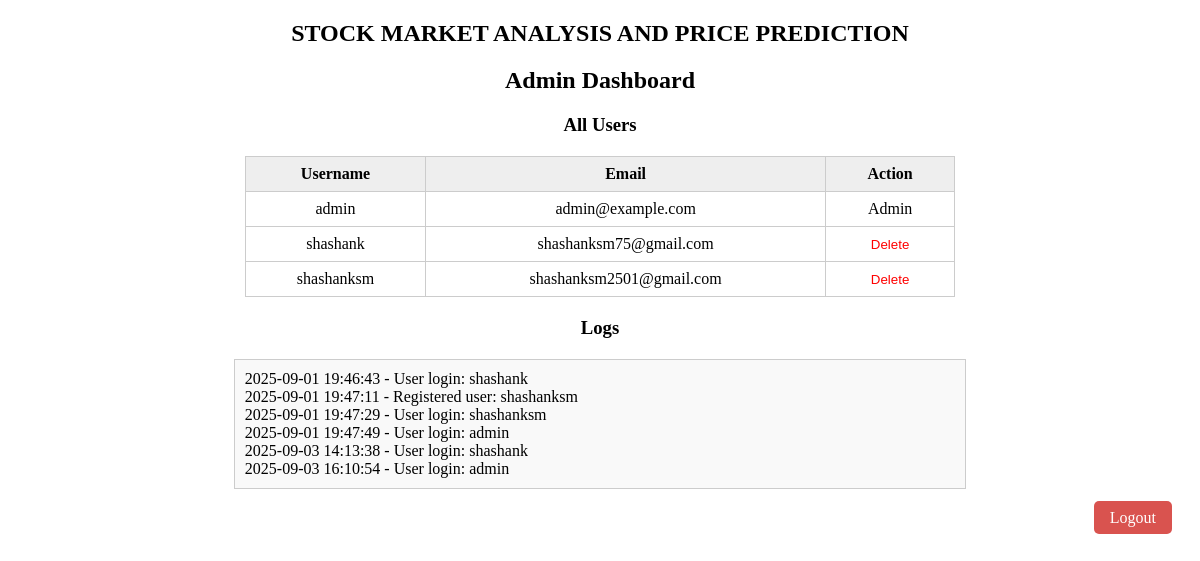
Before: /admin (signed in) with the older database file.
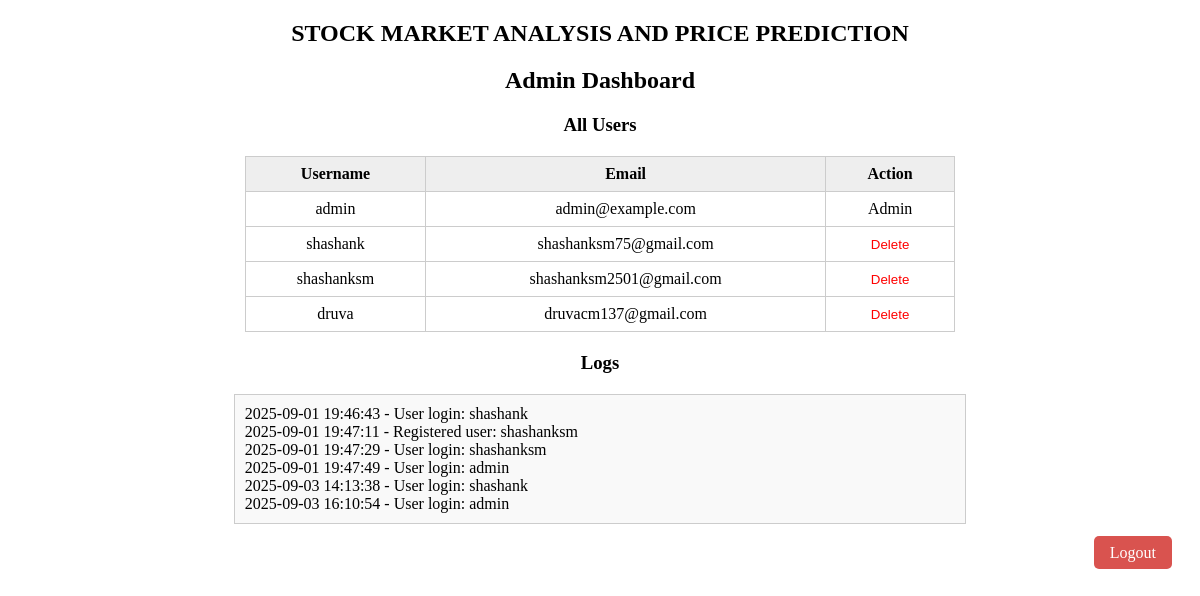
After: the same page with the newer database file.
### tables this page shows
CREATE TABLE users (
            username TEXT PRIMARY KEY,
            email TEXT NOT NULL,
            password TEXT NOT NULL,
            created_at TEXT DEFAULT (datetime('now'))
        );

### app.py (the view)
@app.route('/admin', methods=['GET', 'POST'])
def admin_dashboard():
    if 'user' not in session or session['user'] != 'admin':
        flash('Admin access required.')
        return redirect(url_for('login'))
    conn = get_db_connection()
    c = conn.cursor()
    users = c.execute('SELECT username, email, created_at FROM users').fetchall()
    conn.close()
    logs = []
    log_path = os.path.join(BASE_DIR, 'logs.txt')
    if os.path.exists(log_path):
        with open(log_path, 'r') as f:
            logs = f.readlines()
    return render_template('admin_dashboard.html', users=users, logs=logs)

### app.py (called while the page is built)
def get_db_connection():
    conn = sqlite3.connect(DB_PATH)
    conn.row_factory = sqlite3.Row
    return conn

### stock market project/stock/templates/admin_dashboard.html (shortened to what this page needs)
<!DOCTYPE html>
<html>
<head>
</head>
<body>
    <h2 style="text-align:center;">STOCK MARKET ANALYSIS AND PRICE PREDICTION </h2>
    <h2 style="text-align:center;">Admin Dashboard</h2>
    <h3 style="text-align:center;">All Users</h3>
    <table>
        <tr>
            <th>Username</th>
            <th>Email</th>
            <th>Action</th>
        </tr>
        {% for user in users %}
        <tr>
            <td>{{ user[0] }}</td>
            <td>{{ user[1] }}</td>
            <td>
                {% if user[0] != 'admin' %}
                <form method="POST" action="{{ url_for('delete_user', username=user[0]) }}" style="display:inline;">
                    <button type="submit" class="delete-btn" onclick="return confirm('Delete user {{ user[0] }}?')">Delete</button>
                </form>
                {% else %}
                Admin
                {% endif %}
            </td>
        </tr>
        {% endfor %}
    </table>
    <h3 style="text-align:center;">Logs</h3>
    <div class="logs">
        {% for log in logs %}
            <div>{{ log }}</div>
        {% endfor %}
    </div>
    <div style="text-align:right; margin:20px;">
        <a href="{{ url_for('logout') }}" style="color:white; background:#d9534f; padding:8px 16px; border-radius:5px; text-decoration:none;">Logout</a>
    </div>
</body>
</html>

### stock market project/stock/templates/admin_dashboard.html (style rules this page uses)
table { border-collapse: collapse; width: 60%; margin: 20px auto; }
th, td { border: 1px solid #ccc; padding: 8px; text-align: center; }
th { background: #eee; }
.logs { width: 60%; margin: 20px auto; background: #f9f9f9; padding: 10px; border: 1px solid #ccc; }
.delete-btn { color: red; border: none; background: none; cursor: pointer; }

Changed rows visible on the page:
added users: username "druva", email "druvacm137@gmail.com"
